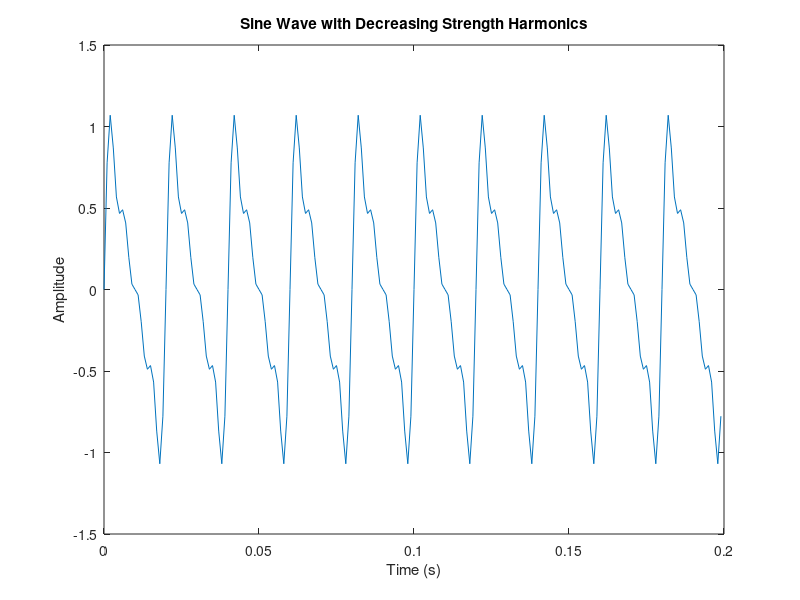

Here is the MATLAB script that generated this plot:
% Parameters for the sine wave
Fs = 1000;             % Sampling frequency in Hz
T = 1/Fs;              % Sampling period in seconds
L = 1500;              % Length of the signal (number of samples)
t = (0:L-1)*T;         % Time vector

f = 50;                % Frequency of the sine wave in Hz
A = 0.7;               % Amplitude of the sine wave

% Generate the fundamental sine wave
X = A * sin(2 * pi * f * t);

% Parameters for harmonics
numHarmonics = 3;      % Number of harmonics to add
harmonicPhaseShift = 0; % Systematic phase shift for alignment

% Adjusting the amplitude and phase shift for each harmonic
for n = 2:numHarmonics+1
    harmonicAmplitude = A / n; % Decreasing amplitude for each harmonic
    % Using a systematic phase shift to align peaks
    X = X + harmonicAmplitude * sin(2 * pi * f * n * t + harmonicPhaseShift);
end

% Plotting the sine wave with harmonics
figure;
plot(t(1:200), X(1:200));
title('Sine Wave with Decreasing Strength Harmonics');
xlabel('Time (s)');
ylabel('Amplitude');
